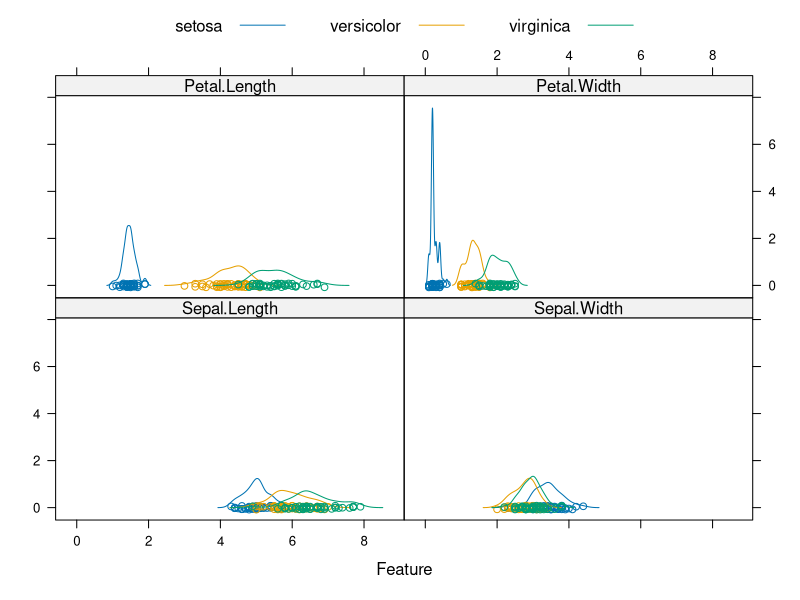
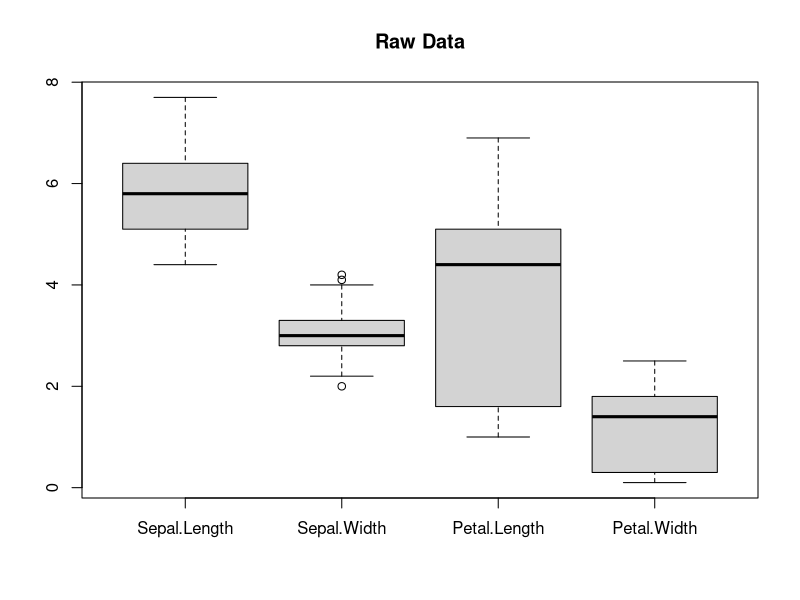
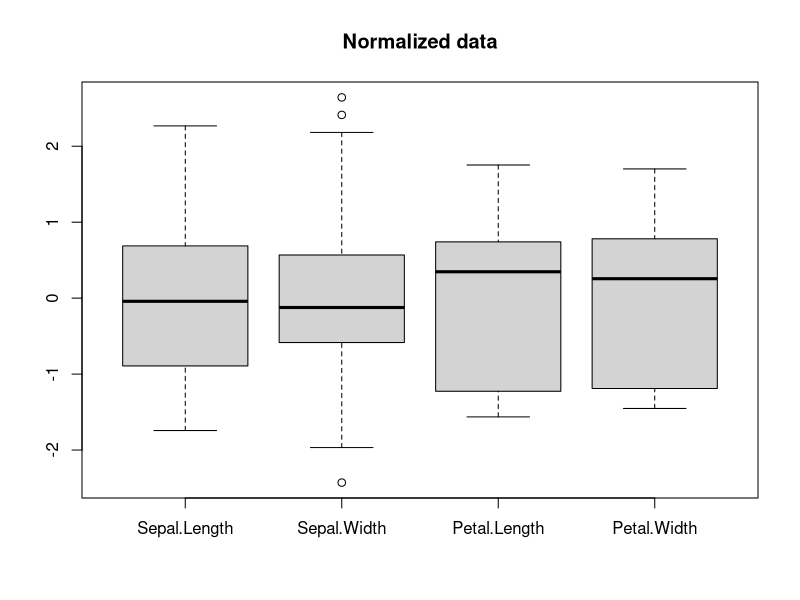

These charts were generated, in order, by the following R code: (Note: this script raises an error after producing the figures.)
#We will work with the Iris from R

#data(package = 'datasets')
data(iris)#the iris data set are used for illustration of the classification

dim(iris)
str(iris)
levels(iris$Species)
head(iris)

#Exploratory Data Analysis and Visualization
#Plot Iris dataset
#install.packages("caret", dependencies = TRUE)
library("caret")
featurePlot(x = iris[, 1:4], 
            y = iris$Species, 
            plot = "density", # For classification: box, strip, density, pairs or ellipse. For regression, pairs or scatter
            ## Add a key at the top
            auto.key = list(columns = 3)
            )

#Create Training  and Testing Sets
inTrain<-createDataPartition(y=iris$Species, p=0.75, list=FALSE)
training.Iris<-iris[inTrain,]
testing.Iris<-iris[-inTrain,]

#EDA and visualization
dim(training.Iris)
dim(testing.Iris)

#View the training Iris data
boxplot(training.Iris[, -5], main="Raw Data")

##preProcess option allows to  center and scale the data, this is needed for the Training set
preObj<-preProcess(training.Iris[,-5], method = c("center", "scale"))#center是指数据集中的各项数据减去数据集的均值, scale是数据集中的各项数据减去数据集的均值再除以数据集的标准差
preObjData<-predict(preObj,training.Iris[,-5])
boxplot(preObjData, main="Normalized data" )

#build linear Discriminant Analysis (LDA) model
set.seed(1234)
modelFit<-train(Species~., data=training.Iris, preProcess=c("center", "scale"), method="lda")#"."代表全部特征
modelFit$finalModel

#Evaluating this model
#Predict new data with model fitted，and shows Confusion Matrix and performance metrics
predictions<-predict(modelFit, newdata=testing.Iris)
confusionMatrix(predictions, testing.Iris$Species)

#folds<-createFolds(y=training.Iris$Species, k=10, list=T)#k=10表示将数据分为10份，list = TRUE表示函数将返回一个列表
#sapply(folds, length)#查看每个子数据集的样本数量 
#folds[[1]][1:10] #查看第一个子数据集的前10个元素

#compare several models
kfoldcv <- trainControl(method="cv", number=10)
performance_metric <- "Accuracy"

#Linear Discriminant Analysis (LDA)
lda.iris <- train(Species~., data=iris, method="lda", metric=performance_metric, trControl=kfoldcv,preProcess=c("center", "scale"))

#Classification and Regression Trees (CART)
cart.iris <- train(Species~., data=iris, method="rpart", metric=performance_metric, trControl=kfoldcv,preProcess=c("center", "scale"))

#Support Vector Machines (SVM)
svm.iris <- train(Species~., data=iris, method="svmRadial", metric=performance_metric, trControl=kfoldcv,preProcess=c("center", "scale"))

# Random Forest
rf.iris <- train(Species~., data=iris, method="rf", metric=performance_metric, trControl=kfoldcv,preProcess=c("center", "scale"))

results.iris <- resamples(list(lda=lda.iris, cart=cart.iris,  svm=svm.iris, rf=rf.iris))
summary(results.iris)
dotplot(results.iris)

#Parameter Tuning
control <- trainControl(method="repeatedcv", number=10, repeats=3, search="grid")
tunegrid <- expand.grid(mtry=c(1:4))
rf_gridsearch <- train(Species~., data=iris, method="rf", metric=performance_metric, tuneGrid=tunegrid, trControl=control,preProcess=c("center", "scale"))
print(rf_gridsearch)
plot(rf_gridsearch)

